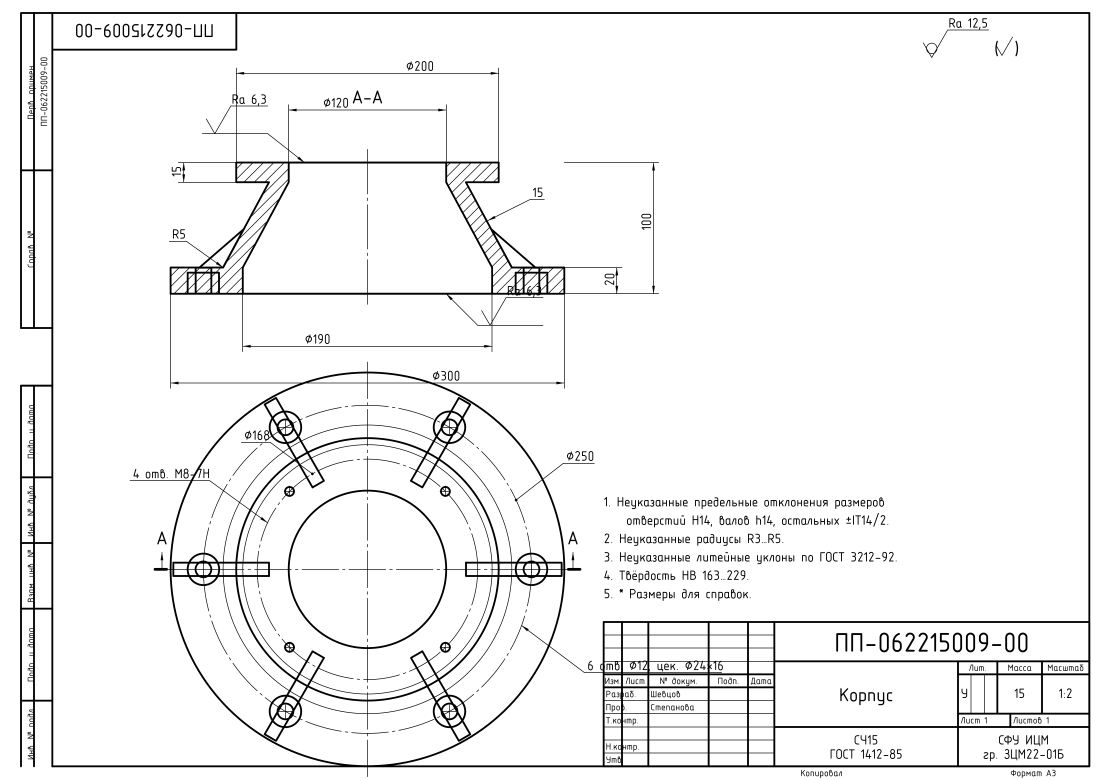
#> input picture drawings/ПП-062215009-00_Korpus.png, 3307 x 2338 px (shown at 1/3 size); the run also reads 1 picture not shown here
$ python qa_crops.py
#> lines starting #> are read from the running program, lines starting #| are printed output that depends on the picture
# -*- coding: utf-8 -*-
"""Кропы PNG 200 dpi — А3 420×297."""
from pathlib import Path
from PIL import Image

OUT = Path(__file__).resolve().parent
ART = Path("/opt/cursor/artifacts")
ART.mkdir(parents=True, exist_ok=True)
S = 200 / 25.4
W, H = 420, 297


def crop_mm(im, x0, y0, x1, y1, path):
    px0, px1 = int(x0 * S), int(x1 * S)
    py0, py1 = int((H - y1) * S), int((H - y0) * S)
    im.crop((px0, py0, px1, py1)).save(path)


def main():
    specs = {
        "00": "ПП-062215009-00_Korpus.png",
        "01": "ПП-062215009-01_Korpus_Otlivka.png",
        "02": "ПП-062215009-02_Korpus_MLU.png",
    }
    for tag, name in specs.items():
        im = Image.open(OUT / name)
#> im is the input picture: PIL image 3307x2338 RGBA; mean R, G, B, A 242.7, 242.7, 242.7, 255
        crop_mm(im, 25, 150, 280, 290, ART / f"qa{tag}_section.png")
#> in crop_mm, `im.crop((px0, py0, px1, py1)).save(path)`:
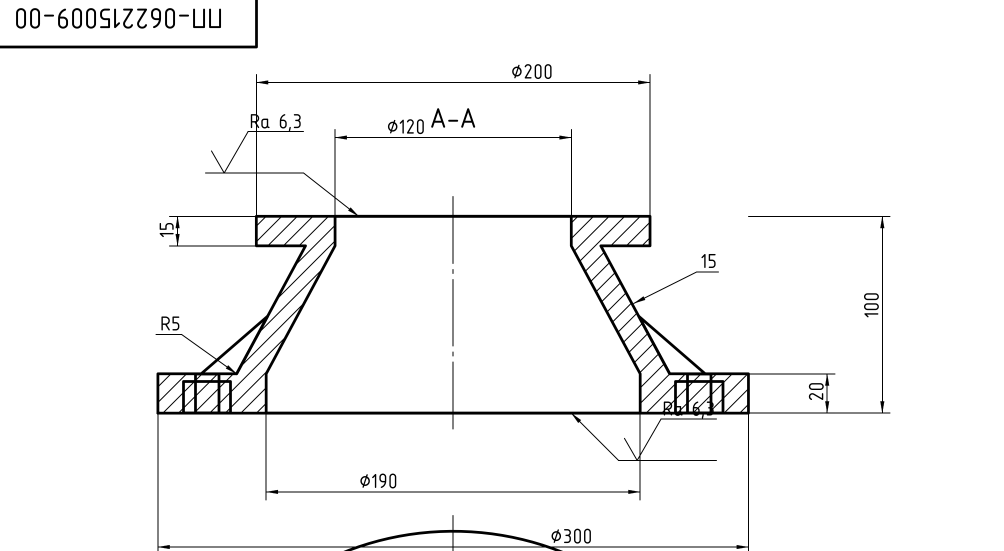
#> saved as qa00_section.png: PIL image 2008x1102 RGBA (shown at 1/2 size); mean R, G, B, A 246.9, 246.9, 246.9, 255
        crop_mm(im, 25, 15, 280, 145, ART / f"qa{tag}_plan.png")
#> call 2 of crop_mm, with x0 = 25, y0 = 15, x1 = 280, y1 = 145
#> in crop_mm (call 2), `im.crop((px0, py0, px1, py1)).save(path)`:
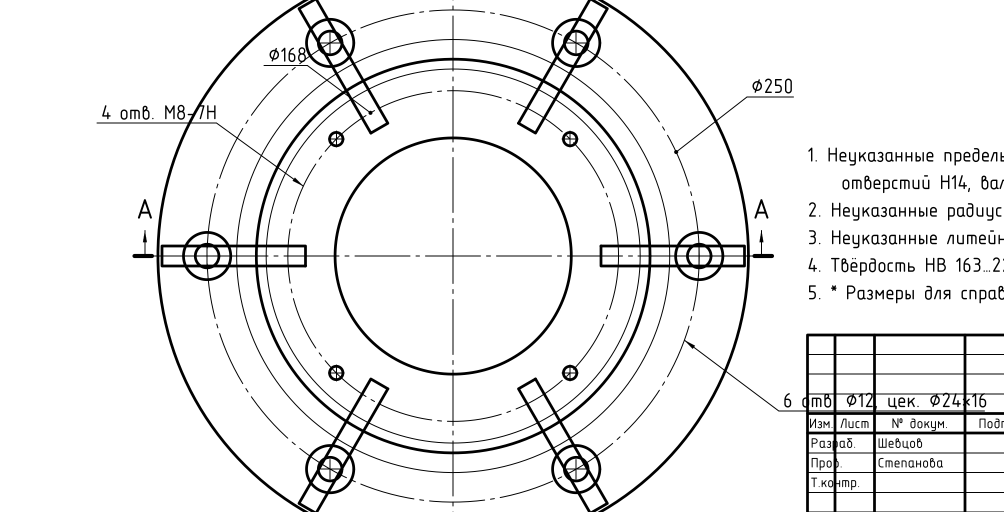
#> saved as qa00_plan.png: PIL image 2008x1024 RGBA (shown at 1/2 size); mean R, G, B, A 237.6, 237.6, 237.6, 255
        crop_mm(im, 225, 5, 415, 65, ART / f"qa{tag}_stamp.png")
#> call 3 of crop_mm, with x0 = 225, y0 = 5, x1 = 415, y1 = 65
#> in crop_mm (call 3), `im.crop((px0, py0, px1, py1)).save(path)`:
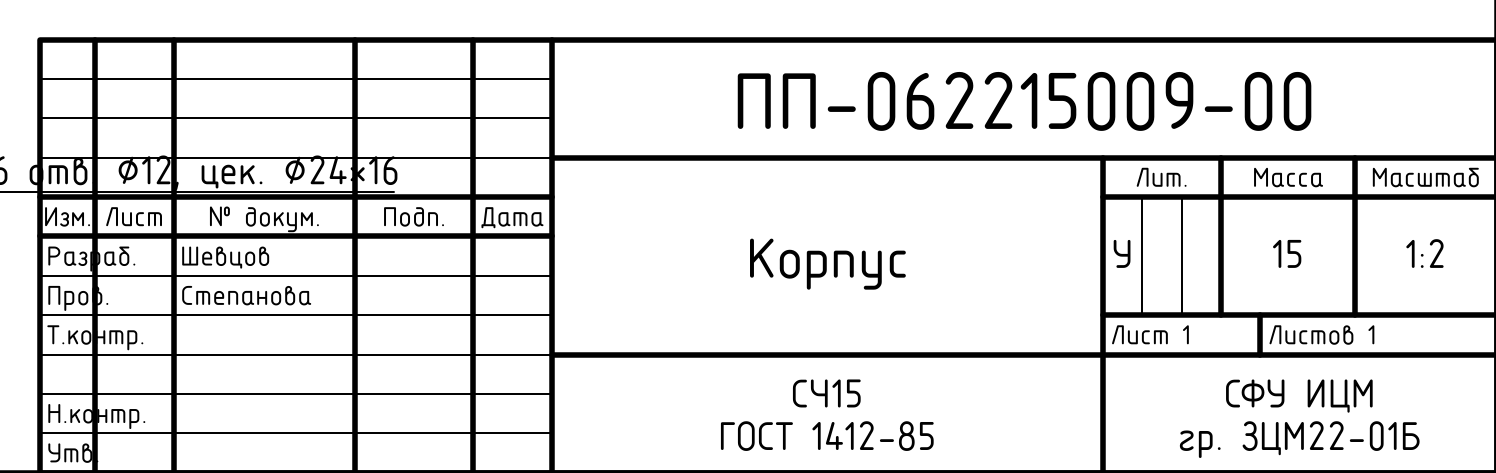
#> saved as qa00_stamp.png: PIL image 1496x473 RGBA; mean R, G, B, A 224.5, 224.5, 224.5, 255
        crop_mm(im, 225, 60, 415, 160, ART / f"qa{tag}_tt.png")
#> call 4 of crop_mm, with x0 = 225, y0 = 60, x1 = 415, y1 = 160
#> in crop_mm (call 4), `im.crop((px0, py0, px1, py1)).save(path)`:
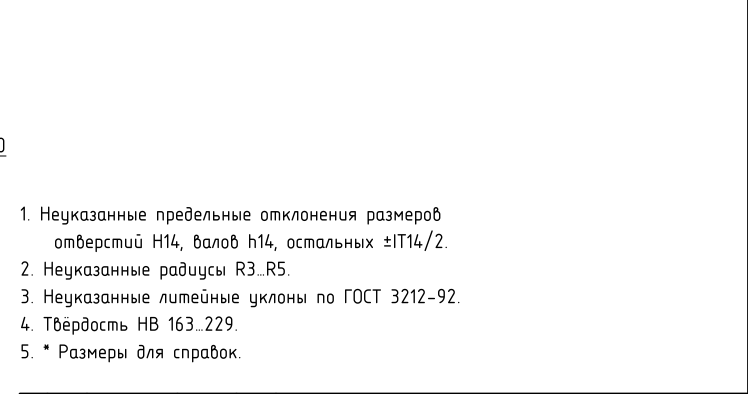
#> saved as qa00_tt.png: PIL image 1496x788 RGBA (shown at 1/2 size); mean R, G, B, A 248.5, 248.5, 248.5, 255
        crop_mm(im, 360, 255, 415, 292, ART / f"qa{tag}_rough.png")
#> in crop_mm (call 5), `im.crop((px0, py0, px1, py1)).save(path)`:
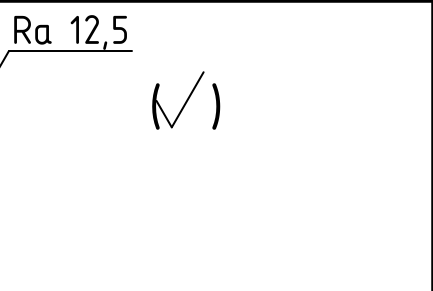
#> saved as qa00_rough.png: PIL image 433x291 RGBA; mean R, G, B, A 248.3, 248.3, 248.3, 255
        im.resize((im.width // 3, im.height // 3), Image.Resampling.LANCZOS).save(ART / f"ov{tag}.png")
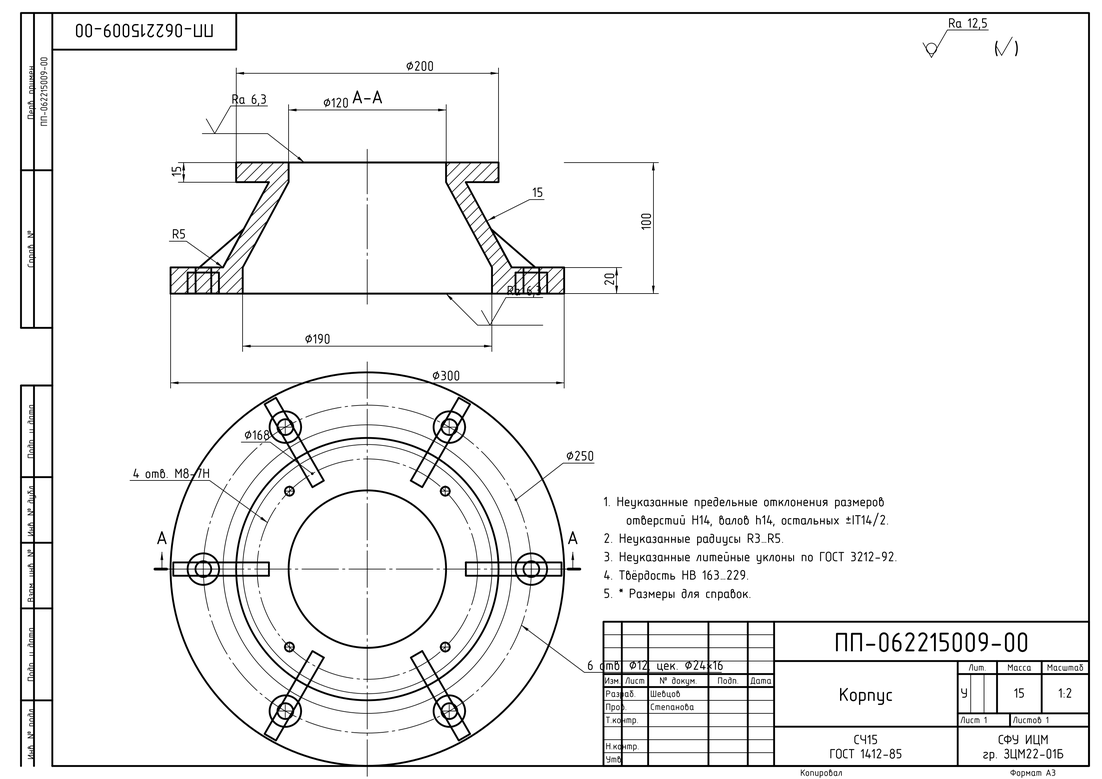
#> saved as ov00.png: PIL image 1102x779 RGBA; mean R, G, B, A 242.2, 242.2, 242.2, 255
#> pass 2 of the loop in main, `for tag, name in specs.items():`:
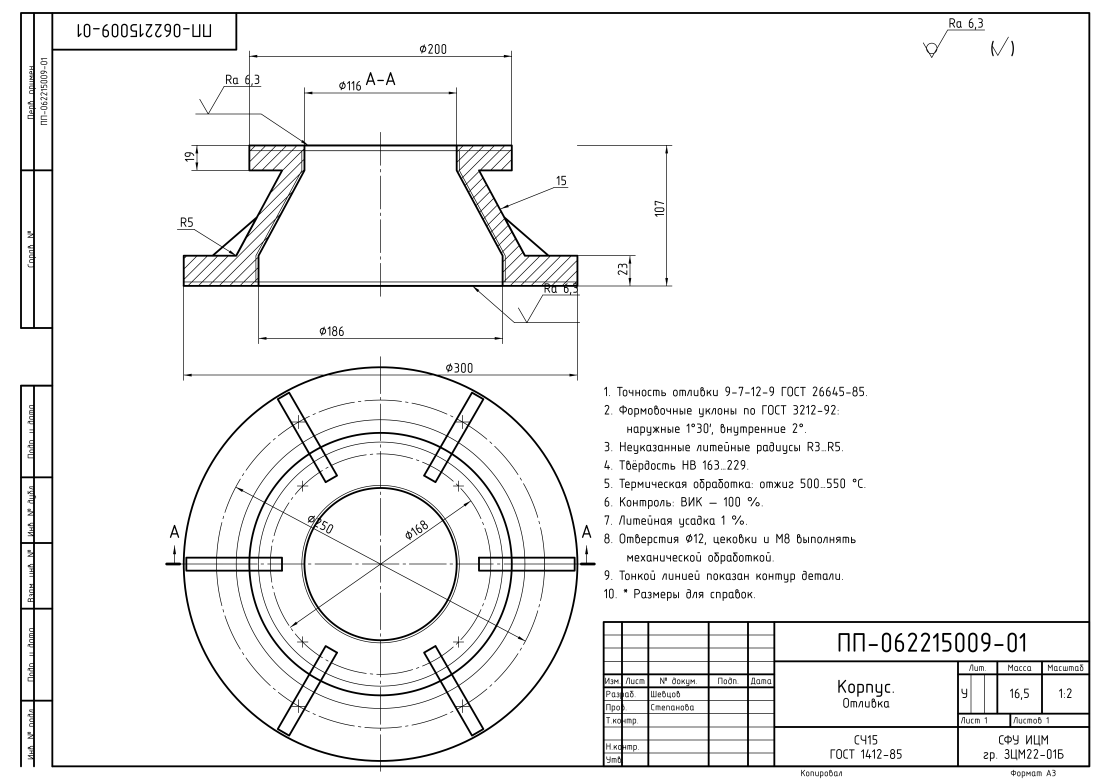
#> input picture drawings/ПП-062215009-01_Korpus_Otlivka.png, 3307 x 2338 px (shown at 1/3 size)
#> in main, im is the input picture: PIL image 3307x2338 RGBA; mean R, G, B, A 242.3, 242.3, 242.3, 255
#> in crop_mm (call 10), `im.crop((px0, py0, px1, py1)).save(path)`:
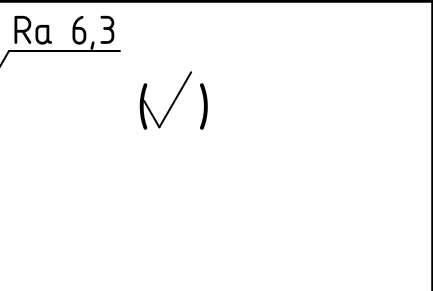
#> saved as qa01_rough.png: PIL image 433x291 RGBA; mean R, G, B, A 248.6, 248.6, 248.6, 255
#> in main, `im.resize((im.width // 3, im.height // 3), Image.Resampling.LANCZOS).s..`:
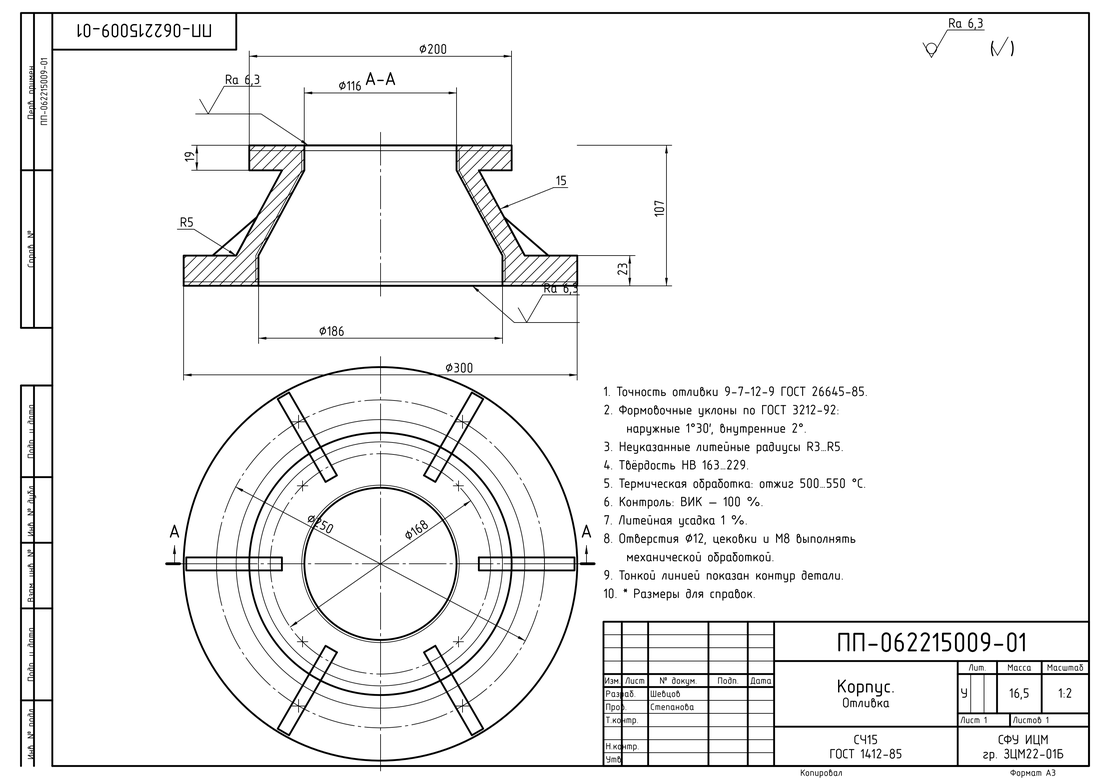
#> saved as ov01.png: PIL image 1102x779 RGBA; mean R, G, B, A 241.7, 241.7, 241.7, 255
#> pass 3 of the loop in main, `for tag, name in specs.items():`:
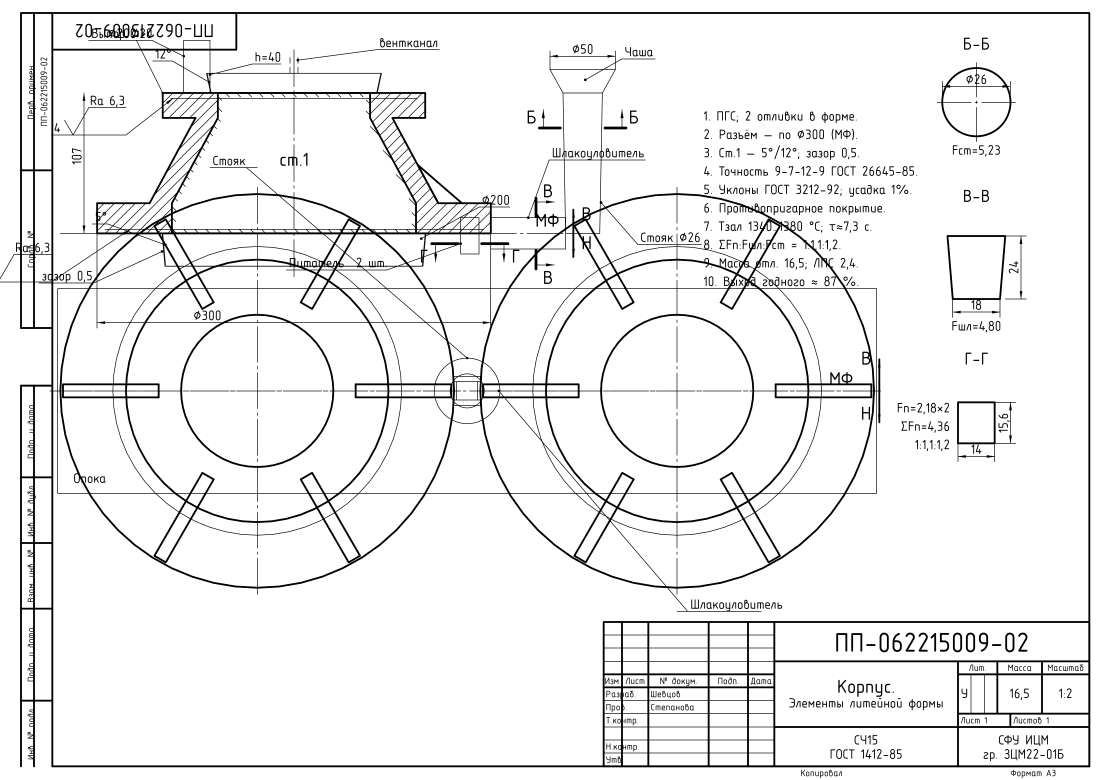
#> input picture drawings/ПП-062215009-02_Korpus_MLU.png, 3307 x 2338 px (shown at 1/3 size)
#> in main, im is the input picture: PIL image 3307x2338 RGBA; mean R, G, B, A 238.9, 238.9, 238.9, 255
#> in crop_mm (call 15), `im.crop((px0, py0, px1, py1)).save(path)`:
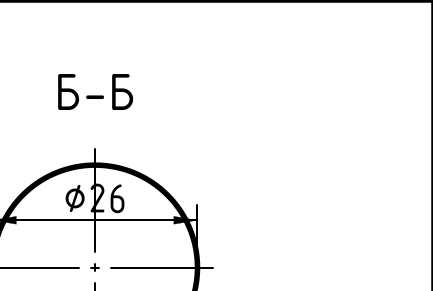
#> saved as qa02_rough.png: PIL image 433x291 RGBA; mean R, G, B, A 243.4, 243.4, 243.4, 255
#> in main, `im.resize((im.width // 3, im.height // 3), Image.Resampling.LANCZOS).s..`:
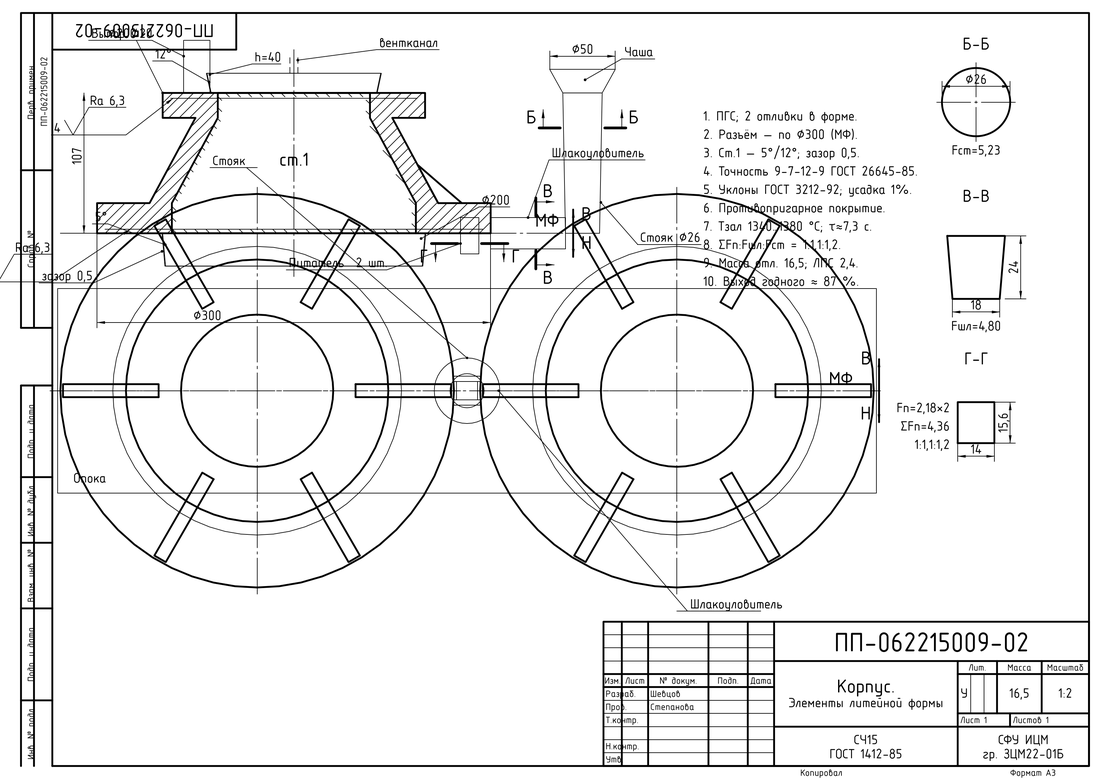
#> saved as ov02.png: PIL image 1102x779 RGBA; mean R, G, B, A 238.3, 238.3, 238.3, 255
    im2 = Image.open(OUT / specs["02"])
    crop_mm(im2, 300, 120, 415, 290, ART / "qa02_gating.png")
#> in crop_mm (call 16), `im.crop((px0, py0, px1, py1)).save(path)`:
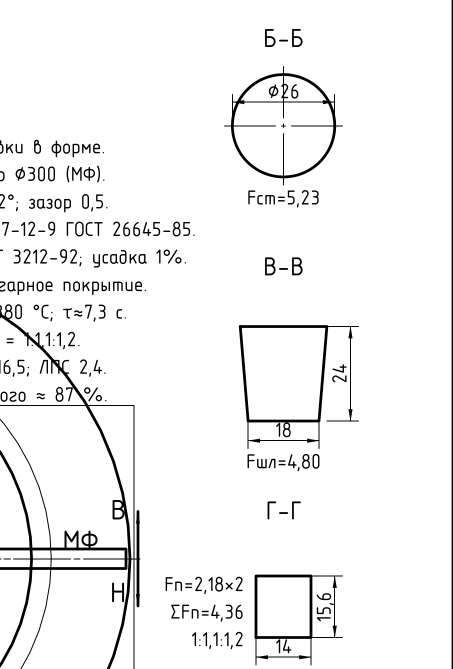
#> saved as qa02_gating.png: PIL image 905x1338 RGBA (shown at 1/2 size); mean R, G, B, A 243.5, 243.5, 243.5, 255
    print("qa A3 crops ok")


if __name__ == "__main__":
    main()
